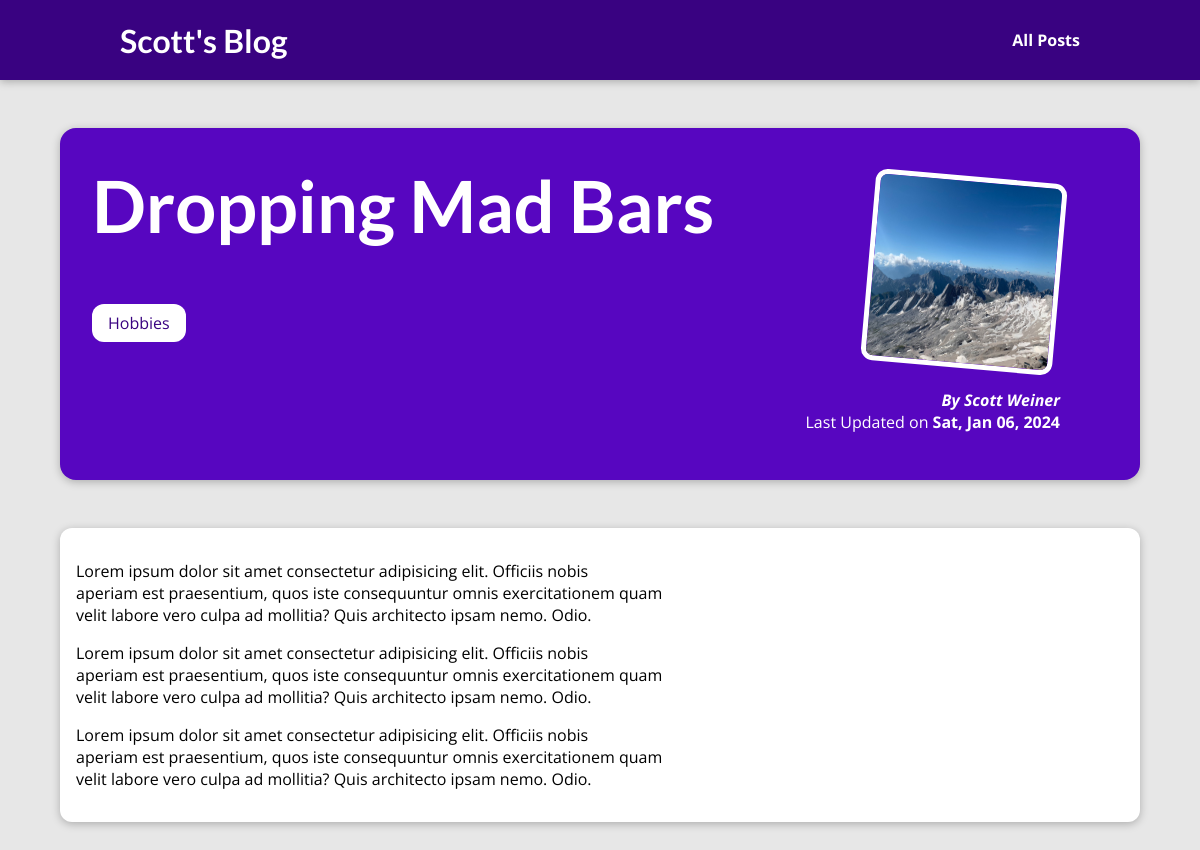
/posts/1, run on the app's committed database.
### blog/models.py (models this page shows, shortened)
class Post(models.Model):
    title = models.CharField(max_length=150)
    author = models.ForeignKey(Author, on_delete=models.SET_NULL, null=True, related_name="posts")
    date = models.DateField(auto_now=True)
    excerpt = models.CharField(max_length=200)
    content = models.TextField(validators=[MinLengthValidator(10)])
    slug = models.SlugField(unique=True, db_index=True)
    image = models.CharField(max_length=256)
    tags = models.ManyToManyField(Tag)

class Tag(models.Model):
    caption = models.CharField(max_length=20)

class Author(models.Model):
    first_name = models.CharField(max_length=20)
    last_name = models.CharField(max_length = 30)
    email_address = models.EmailField()
    def __str__(self):
        return f"{self.first_name} {self.last_name}"

### blog/views.py (the view)
# urls.py: path("posts/<post_id>", views.get_post, name="post-detail")
def get_post(request, post_id):
    post = Post.objects.get(id=post_id)
    return render(request, "blog/post-detail.html", {
        "post" : post,
        "post_tags": post.tags.all()
    })

### blog/templates/blog/post-detail.html (shortened to what this page needs)
{% extends "base.html" %}
{%load static%}
{% block css_files %}
<link rel="stylesheet" href={% static "blog/post-detail.css" %}>
{%endblock%}
{% block content %}
<section id="summary">
    <h2>{{post.title}}</h2>
    <div id="tag-box">
        {% for tag in post_tags %}
        <span class="tag">{{tag.caption}}</span>
        {%endfor%}
    </div>
    <article>
        <img src="{% static "blog/images/"|add:post.image %}" alt="{{post.title}}"/>
        <address>By {{post.author}}</address>
        <div>Last Updated on <time>{{post.date|date:"D, M d, Y"}}</time></div>
    </article>
</section>
<main>
    <p>{{post.content|linebreaks}}</p>
</main>
{%endblock%}

### static/app.css (style rules this page uses)
* { box-sizing: border-box; }
html { font-family: 'Open Sans', 'Lato', sans-serif; }
body { margin: 0; }
h1, h2, h3 { font-family: 'Lato', sans-serif; font-weight: bold; }

### blog/static/blog/post-detail.css (style rules this page uses)
body { background-color: #e7e7e7; }
#summary { margin: 8rem auto 3rem auto; padding: 2rem; width: 90%; max-width: 90rem; border-radius: 16px; background-color: #5706c0; position: relative; box-shadow: 0 2px 8px rgba(0, 0, 0, 0.25); height: 22rem; }
#summary h2 { color: white; font-size: 4.5rem; margin-top: 0.1rem; margin-bottom: 1rem; position: relative; width: 75%; text-align: start; }
#summary article { position: absolute; top: 2rem; right: 3rem; padding: 1rem 2rem; border-radius: 12px; text-align: right; color: white; }
#summary article img { width: 12rem; height: 12rem; border-radius: 12px; transform: rotateZ(5deg); border: 5px solid white; margin-bottom: 1rem; }
#summary address { font-weight: bold; }
#summary time { font-weight: bold; }
main { width: 90%; max-width: 90rem; margin: 3rem auto; background-color: white; padding: 1rem; border-radius: 12px; box-shadow: 0 2px 8px rgba(0, 0, 0, 0.25); }
.tag { background-color: white; color: #390281; padding: 0.5rem 1rem; border-radius: 12px; }
#tag-box { padding-top: 3rem; }

### data on the page
Post: title "Dropping Mad Bars", image (picture), author "Scott Weiner", date "Sat, Jan 06, 2024", content "Lorem ipsum dolor sit amet consectetur adipisicing elit. Officiis nobis aperiam est praesentium, quos iste consequuntur omnis exercitationem quam velit labore vero culpa ad mollitia? Quis architecto ipsam nemo. Odio. Lorem ipsum dolor sit amet consectetur adipisicing elit. Officiis nobis aperiam est praesentium, quos iste consequuntur omnis exercitationem quam velit labore vero culpa ad mollitia? Quis architecto ipsam nemo. Odio. Lorem ipsum dolor sit amet consectetur adipisicing elit. Officiis nobis aperiam est praesentium, quos iste consequuntur omnis exercitationem quam velit labore vero culpa ad mollitia? Quis architecto ipsam nemo. Odio."
Tag: caption "Hobbies"
